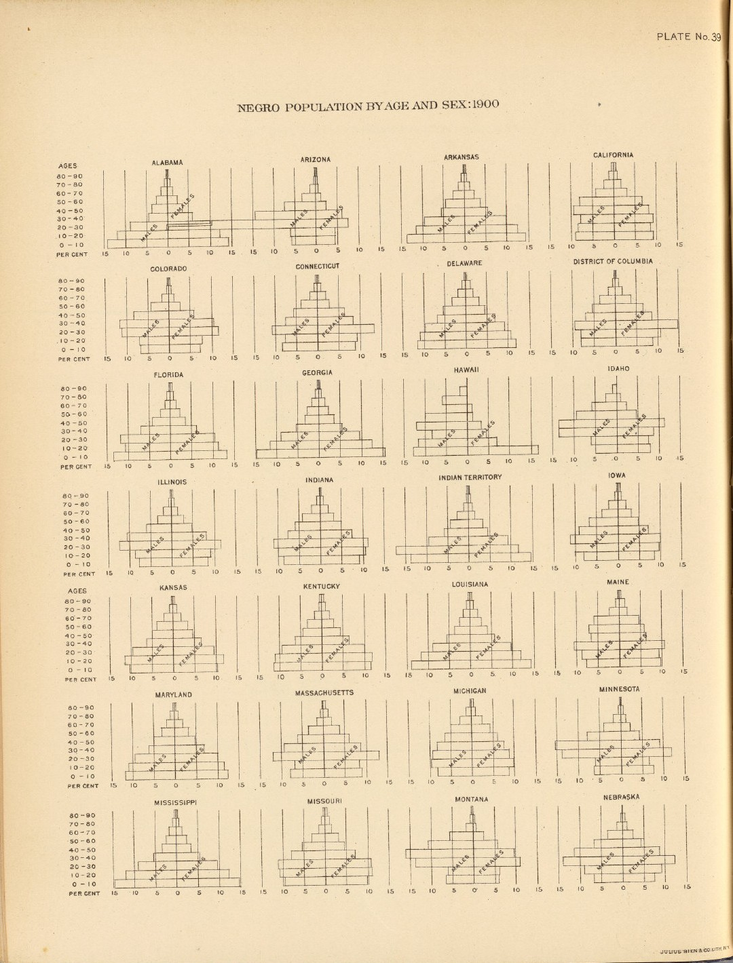
#> input picture image2d3-projects/case4/public/reference.png, 733 x 963 px, shrunk from 1080 x 1420 before the run
$ python compare.py
#> lines starting #> are read from the running program, lines starting #| are printed output that depends on the picture
"""compare.py

Pixel-level comparison between the reference image and the current D3 reconstruction.

Outputs:
- reconstruction.png  (generated by render.py each run unless --no-render)
- diff.png            (auto-contrasted and contrast-boosted diff for inspection)

Metrics (printed):
- MAE  (mean absolute error) averaged over RGBA channels, in [0, 255]
- RMSE (root mean squared error) averaged over RGBA channels, in [0, 255]

Run:
  uv run python compare.py

Tip:
- If MAE/RMSE won't decrease, you likely have alignment / font / stroke-width mismatch.
- Flip-check warning is heuristic but computed (not guessed): it compares against flipped variants.
"""

from __future__ import annotations

import argparse
import subprocess
import sys
from pathlib import Path

from PIL import Image, ImageChops, ImageEnhance, ImageOps, ImageStat


def compute_metrics(diff: Image.Image) -> tuple[float, float]:
    """Return (MAE, RMSE) averaged over channels."""
    stat = ImageStat.Stat(diff)
    mae = sum(stat.mean) / len(stat.mean)
    rmse = sum(stat.rms) / len(stat.rms)
    return float(mae), float(rmse)


def _diff_metrics(ref: Image.Image, rec: Image.Image) -> tuple[float, float]:
    d = ImageChops.difference(ref, rec)
    return compute_metrics(d)


def main() -> None:
    parser = argparse.ArgumentParser()
    parser.add_argument("--reference", type=Path, default=Path("public/reference.png"))
    parser.add_argument("--reconstruction", type=Path, default=Path("reconstruction.png"))
    parser.add_argument("--diff", type=Path, default=Path("diff.png"))
    parser.add_argument("--no-render", action="store_true", help="Do not auto-run render.py")
    parser.add_argument(
        "--flip-check",
        action="store_true",
        default=True,
        help="Check whether flipped reconstructions match better (default: on).",
    )
    parser.add_argument(
        "--no-flip-check",
        action="store_false",
        dest="flip_check",
        help="Disable flip check.",
    )
    args = parser.parse_args()

    reference_path: Path = args.reference
    reconstruction_path: Path = args.reconstruction
    diff_path: Path = args.diff

    if not reference_path.exists():
        raise FileNotFoundError(f"Reference image not found: {reference_path}")

    # Always render into the requested reconstruction path (robust; avoids stale-path bugs)
    if not args.no_render:
        subprocess.check_call([sys.executable, "render.py", "--out", str(reconstruction_path)])
#> (this line was passed over: subprocess is not available in this run)

    if not reconstruction_path.exists():
        raise FileNotFoundError(
            f"Reconstruction screenshot not found: {reconstruction_path}. Run: uv run python render.py"
        )

    ref = Image.open(reference_path).convert("RGBA")
    rec = Image.open(reconstruction_path).convert("RGBA")
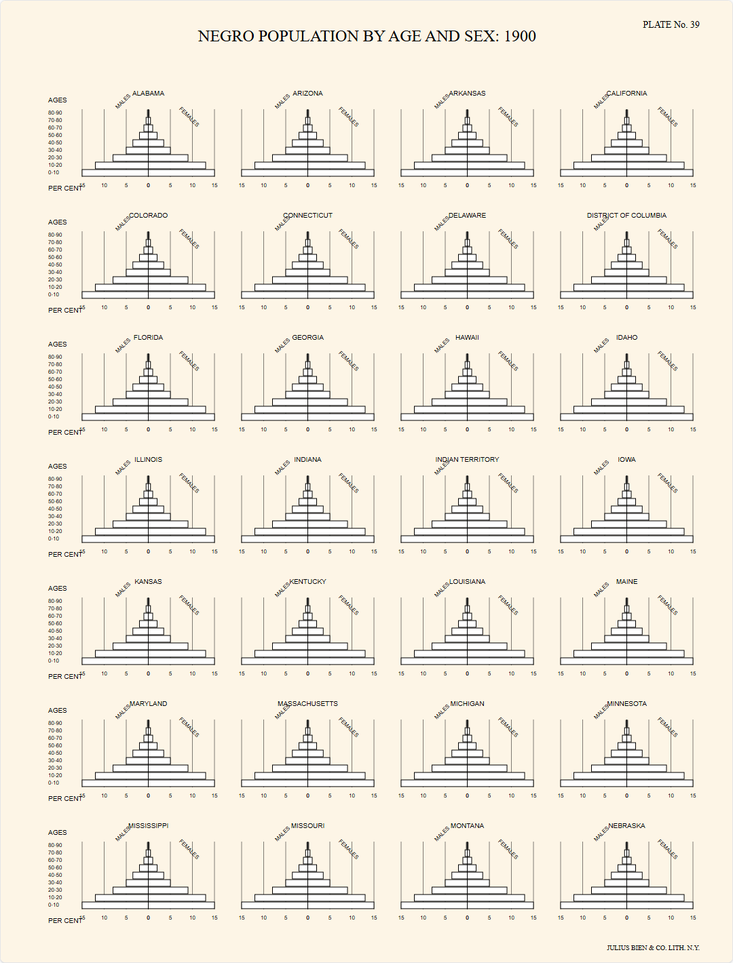
#> input picture image2d3-projects/case4/reconstruction.png, 733 x 963 px, shrunk from 1080 x 1420 before the run

    ##if ref.size != rec.size:
    ##    raise ValueError(
    ##        f"Image size mismatch: reference={ref.size}, reconstruction={rec.size}. "
    ##        "Make sure the rendered canvas size matches reference.png size."
    ##    )
    if ref.size != rec.size:
        rw, rh = rec.size
        fw, fh = ref.size
        dw, dh = rw - fw, rh - fh

        # Allow off-by-one due to screenshot rounding (common in Playwright element screenshots).
        if abs(dw) <= 1 and abs(dh) <= 1:
            # If rec is larger, crop the extra pixels; if rec is smaller, still fail.
            if dw < 0 or dh < 0:
                raise ValueError(
                    f"Image size mismatch: reference={ref.size}, reconstruction={rec.size}. "
                    "Rendered image is smaller than reference; fix canvas sizing."
                )
            rec = rec.crop((0, 0, fw, fh))
        else:
            raise ValueError(
                f"Image size mismatch: reference={ref.size}, reconstruction={rec.size}. "
                "Make sure the rendered canvas size matches reference.png size."
            )

    diff = ImageChops.difference(ref, rec)
    mae, rmse = compute_metrics(diff)
#> in compute_metrics, `mae = sum(stat.mean) / len(stat.mean)`: mae = 26.92
#> in compute_metrics, `rmse = sum(stat.rms) / len(stat.rms)`: rmse = 35.57
#> mae = 26.92; rmse = 35.57

    # Make diff easier to inspect
    diff_vis = ImageOps.autocontrast(diff.convert("RGB"))
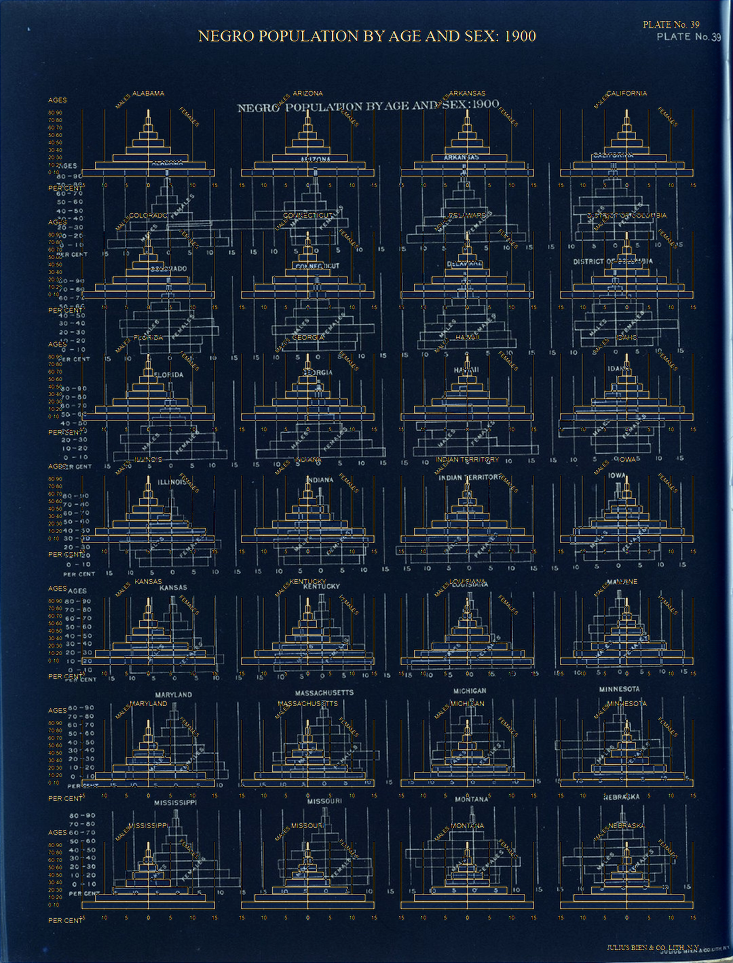
#> diff_vis: PIL image 733x963 RGB; mean R, G, B 24.5, 36.4, 53
    diff_vis = ImageEnhance.Contrast(diff_vis).enhance(6.0)
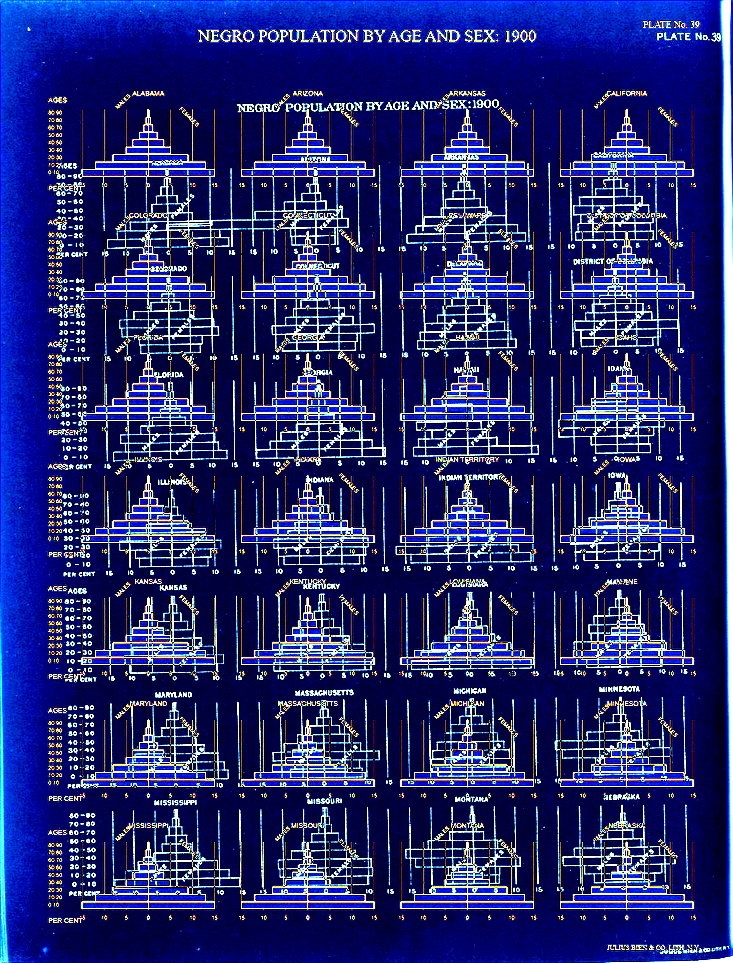
#> diff_vis: PIL image 733x963 RGB; mean R, G, B 35.6, 43.1, 117.6
    diff_vis.save(diff_path)

    print(f"Reference:      {reference_path} ({ref.size[0]}x{ref.size[1]})")
#| Reference:      public/reference.png (733x963)
    print(f"Reconstruction: {reconstruction_path}")
    print(f"Diff saved:     {diff_path}")
    print(f"MAE:  {mae:.4f} / 255")
#| MAE:  26.9210 / 255
    print(f"RMSE: {rmse:.4f} / 255")
#| RMSE: 35.5736 / 255

    # Detect flip issues (computed comparison, not guess)
    if args.flip_check:
        # candidate flips
        candidates = {
            "vflip": ImageOps.flip(rec),                   # top-bottom
            "hflip": ImageOps.mirror(rec),                 # left-right
            "vhflip": ImageOps.mirror(ImageOps.flip(rec)), # both
        }

        best_name = None
        best_mae = mae
#> best_mae = 26.92
        best_rmse = rmse
#> best_rmse = 35.57

        for name, rec_alt in candidates.items():
            m, r = _diff_metrics(ref, rec_alt)
            if (m < best_mae) or (m == best_mae and r < best_rmse):
                best_name, best_mae, best_rmse = name, m, r
#> this loop made 3 passes
#> (name, m, r, best_name, best_mae, best_rmse) on pass 1: ('vflip', 26.9, 35.56, 'vflip', 26.9, 35.56)
#> (name, m, r) on passes 2 to 3: ('hflip', 27.13, 35.9), ('vhflip', 27.12, 35.89)
#> after the loop, best_mae = 26.9; best_rmse = 35.56

        # Only warn if meaningfully better (avoid noise)
        # Can tune these thresholds; current values are conservative.
        if best_name is not None and (best_mae + 1.0 < mae) and (best_rmse + 1.0 < rmse):
            print(
                "WARNING: A flipped reconstruction matches the reference noticeably better. "
                "This usually means your axis/domain order or coordinate mapping is inverted.\n"
                f"         Best flip: {best_name}"
            )
            print(f"Flip-check ({best_name}) MAE:  {best_mae:.4f} / 255")
            print(f"Flip-check ({best_name}) RMSE: {best_rmse:.4f} / 255")


if __name__ == "__main__":
    main()
